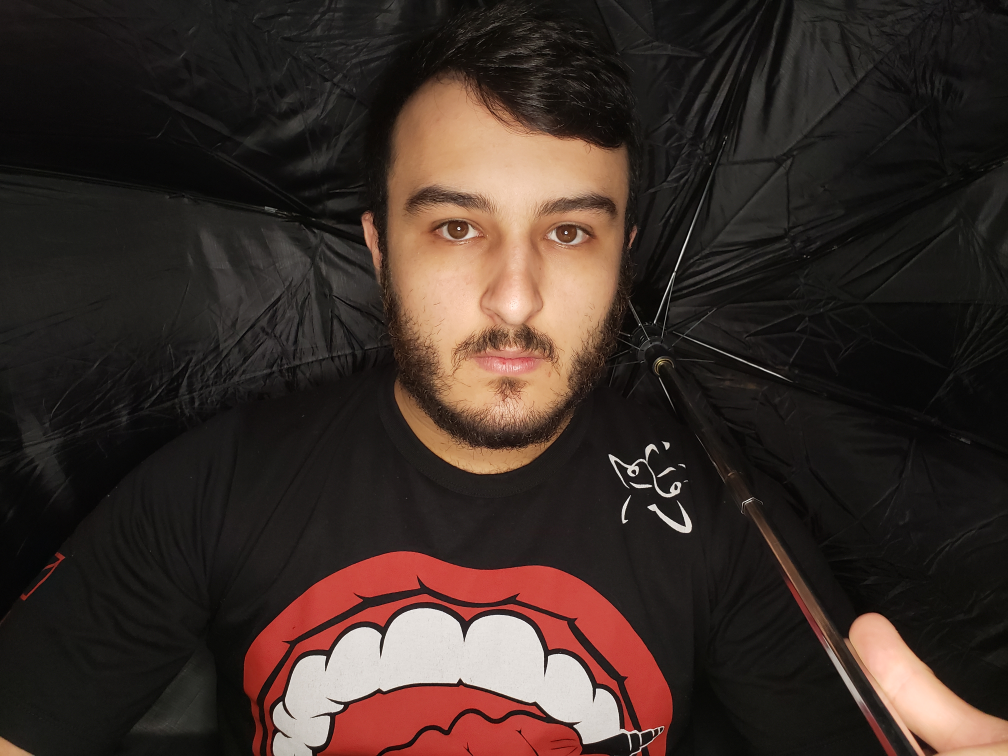
#> input picture data/in/fmbd40.jpg, 4032 x 3024 px (shown at 1/4 size)
$ python -i spoof_detect.py   (imports and definitions only)
#> lines starting #> are read from the running program, lines starting #| are printed output that depends on the picture; after the words box and inside, x2 and y2 are one past the last pixel; in counts of white or black regions, pixels touching at a corner belong together
import cv2
from matplotlib import cm, pyplot as plt


face_cascade = cv2.CascadeClassifier('src/assets/haarcascade_frontalface_default.xml')


def get_face(gray:cv2.Mat):
    """
    Aplica o classificador 'haarcascade_frontalface_default.xml' na imagem passada
    e retorna a face detectada com maior área total da imagem.

    ### Params
        gray : cv2.Mat
            Imagem openCV (cv2.Mat) de canal único

    ### Returns
        None | cv2.Mat
            A imagem recortada na região da face , se encontrada
    """
    max_area = 0
    x0 = y0 = w0 = h0 = 0

    for (x, y, w, h) in face_cascade.detectMultiScale(gray, 1.25, 4):
        area = w * h
        if area > max_area:
            max_area = area
            (x0, y0, w0, h0) = (x, y, w, h)

    if max_area == 0:
        return None
    # cv2.rectangle(gray, (x0, y0), (x0+w0, y0+h0), (0, 0, 255), 2)
    return gray[y0:y0 + h0, x0:x0 + w0]


# [29 lines left out: function save_fig, not called in this run]


def reflection_detect(img:cv2.Mat, threshold:int=222) -> 'tuple[int, tuple[cv2.Mat]]':
    """
    A partir da imagem recebida, executa a rotina de detecção de reflexão,
    passando pela detecção facial, suavização da imagem, e binarização de
    acordo com o valor limite passado.

    ### Params
        img : cv2.Mat
            Imagem openCV (cv2.Mat) de 3 canais
        ?threshold : int = 222
            Valor limite máximo de descarte

    ### Returns
        int
            Média dos pixels da imagem resultado
        tuple[cv2.Mat]
            4 imagens referentes aos diversos passos do processo:
                Imagem original;
                Imagem monocromática;
                Imagem recortada da face;
                Imagem binarizada
    """
    gray = cv2.cvtColor(img, cv2.COLOR_BGR2GRAY)
    face = get_face(gray)
    if face is None: face = gray
    blurred = cv2.GaussianBlur(face, (11, 11), 0)
    thresh = cv2.threshold(blurred, threshold, 255, cv2.THRESH_BINARY)[1]
    thresh = cv2.erode(thresh, None, iterations=8)
    thresh = cv2.dilate(thresh, None, iterations=8)
    return thresh.mean(), (img, gray, face, thresh)

>>> import cv2
>>> picture = cv2.imread('../../data/in/fmbd40.jpg')
#> picture is the input picture: shape (3024, 4032, 3); mean B, G, R 39.9, 45.4, 59
>>> result = reflection_detect(picture)
#> in reflection_detect, `gray = cv2.cvtColor(img, cv2.COLOR_BGR2GRAY)`:
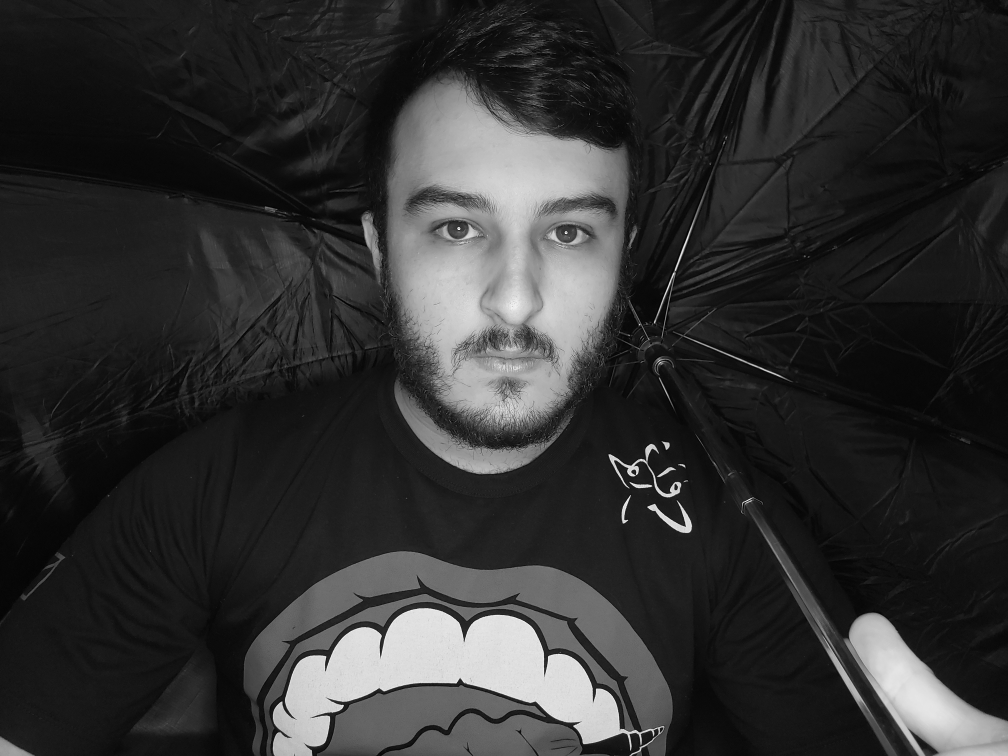
#> gray: shape (3024, 4032) (shown at 1/4 size); min 0, max 255, mean 48.8
#> the loop in get_face, `for (x, y, w, h) in face_cascade.detectMultiScale(gray, 1.25, 4):` made 1 pass
#> (x, y, w, h, area, max_area, x0, y0) on pass 1: (1432, 477, 1225, 1225, 1500625, 1500625, 1432, 477)
#> after the loop in get_face, `for (x, y, w, h) in face_cascade.detectMultiScale(gray, 1.25, 4):`: h0 = 1225; max_area = 1500625; w0 = 1225; x0 = 1432; y0 = 477
#> in get_face, `return gray[y0:y0 + h0, x0:x0 + w0]`:
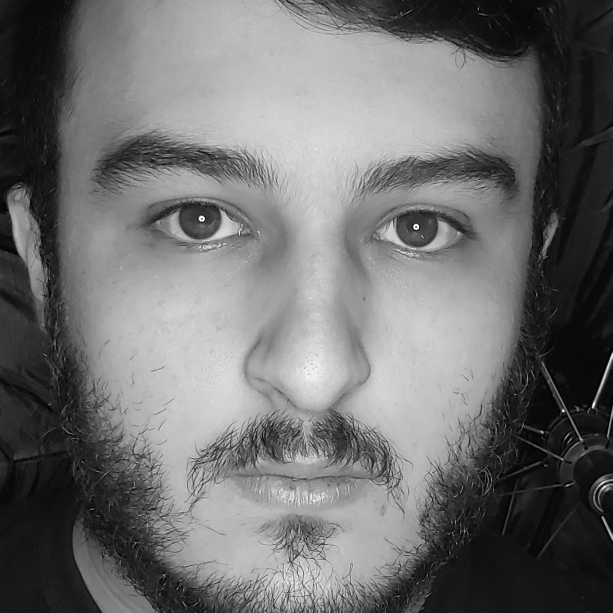
#> returned value: shape (1225, 1225) (shown at 1/2 size); min 0, max 255, mean 111.2
#> in reflection_detect, `thresh = cv2.threshold(blurred, threshold, 255, cv2.THRESH_BINARY)[1]`:
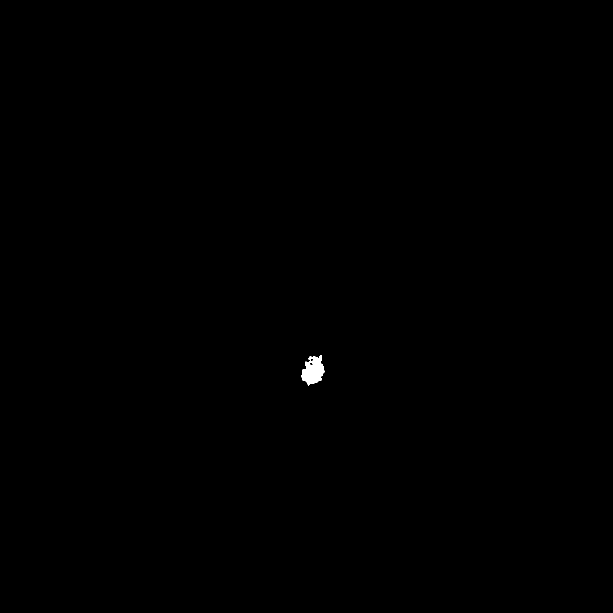
#> thresh: shape (1225, 1225) (shown at 1/2 size); 0.12% white; 1 white region, box (x1, y1, x2, y2) and area: (602, 710, 649, 771) 1800
#> in reflection_detect, `thresh = cv2.erode(thresh, None, iterations=8)`:
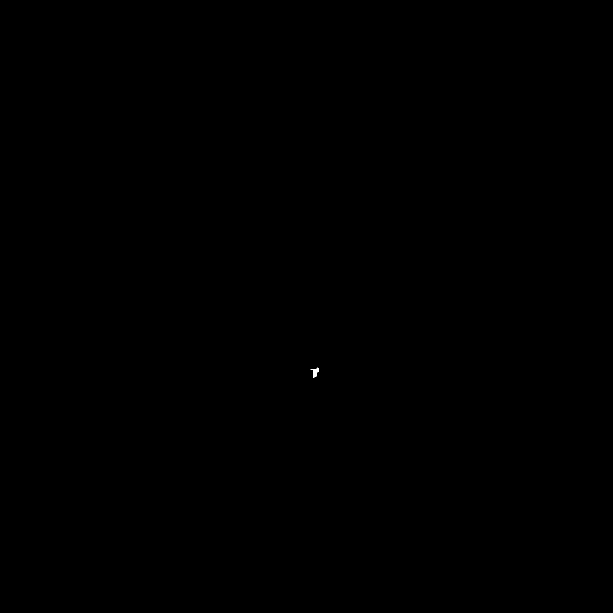
#> thresh: shape (1225, 1225) (shown at 1/2 size); 0.01% white; 1 white region, box (x1, y1, x2, y2) and area: (621, 735, 638, 756) 140
#> in reflection_detect, `thresh = cv2.dilate(thresh, None, iterations=8)`: thresh: shape (1225, 1225); 0.07% white; 1 white region, box (x1, y1, x2, y2) and area: (613, 727, 646, 764) 1004

$ run again, on data/in/fmbd60.jpg
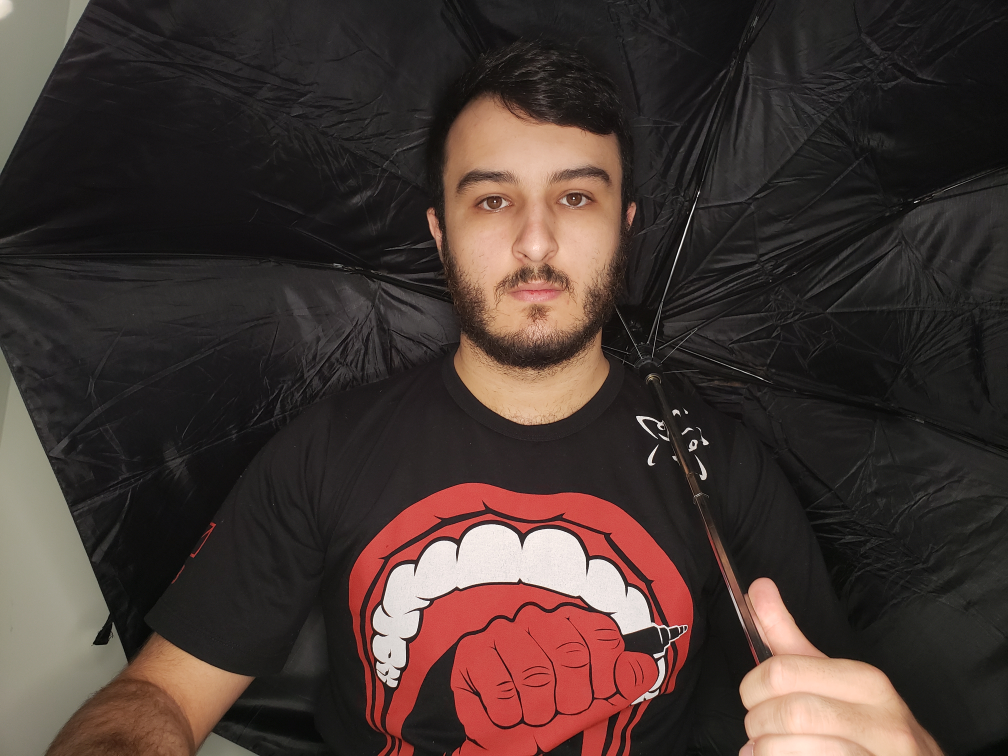
#> input picture data/in/fmbd60.jpg, 4032 x 3024 px (shown at 1/4 size)
#> picture is the input picture: shape (3024, 4032, 3); mean B, G, R 50, 54.3, 68.9
#> in reflection_detect, `gray = cv2.cvtColor(img, cv2.COLOR_BGR2GRAY)`:
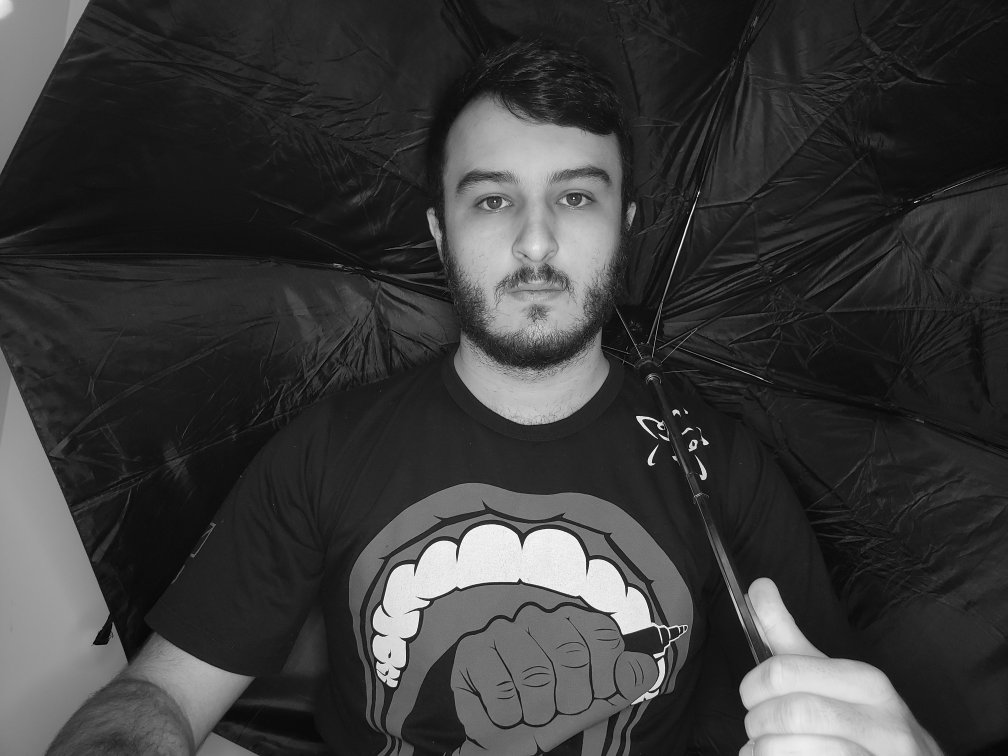
#> gray: shape (3024, 4032) (shown at 1/4 size); min 0, max 255, mean 58.2
#> the loop in get_face, `for (x, y, w, h) in face_cascade.detectMultiScale(gray, 1.25, 4):` made 1 pass
#> (x, y, w, h, area, max_area, x0, y0) on pass 1: (1670, 446, 928, 928, 861184, 861184, 1670, 446)
#> after the loop in get_face, `for (x, y, w, h) in face_cascade.detectMultiScale(gray, 1.25, 4):`: h0 = 928; max_area = 861184; w0 = 928; x0 = 1670; y0 = 446
#> in get_face, `return gray[y0:y0 + h0, x0:x0 + w0]`:
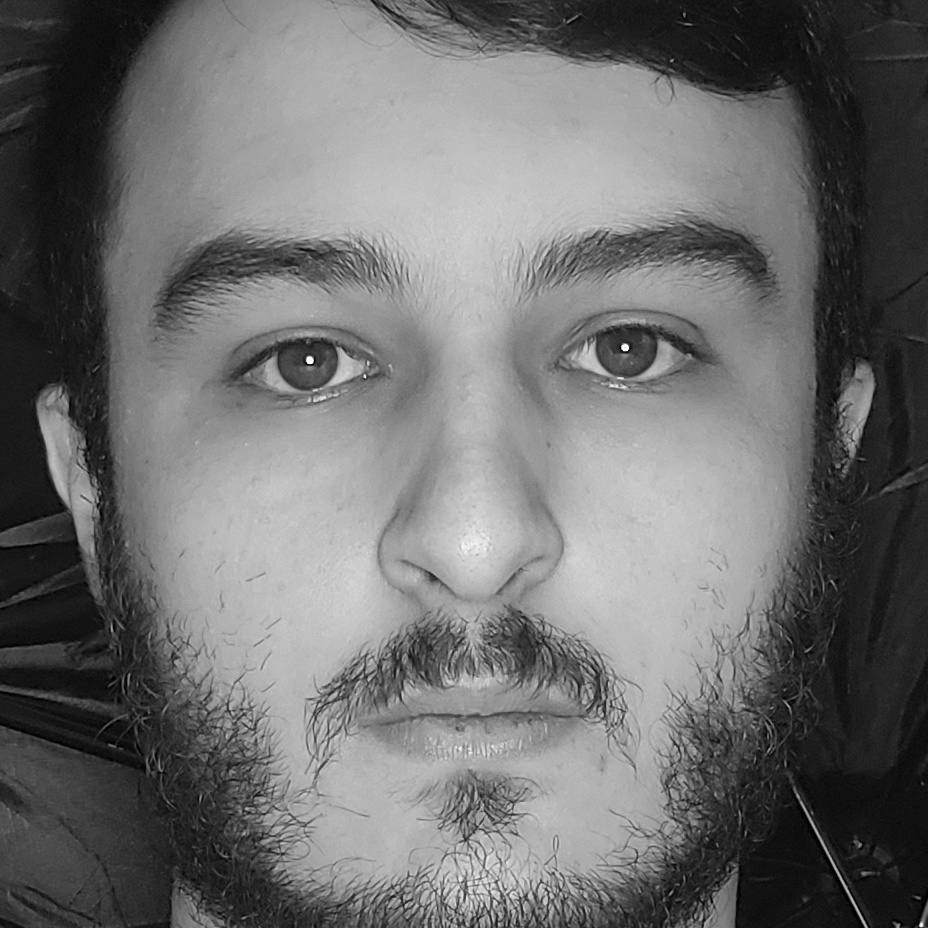
#> returned value: shape (928, 928); min 0, max 255, mean 110.3

$ run again, on data/in/fmbd80.jpg
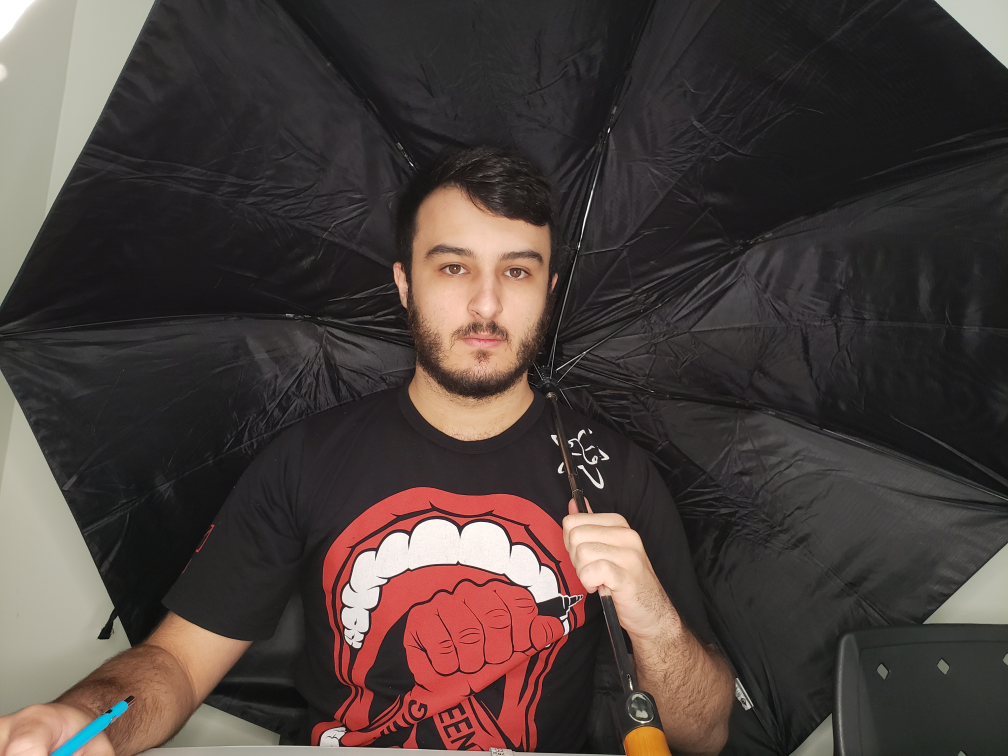
#> input picture data/in/fmbd80.jpg, 4032 x 3024 px (shown at 1/4 size)
#> picture is the input picture: shape (3024, 4032, 3); mean B, G, R 59.7, 63, 73.9
#> in reflection_detect, `gray = cv2.cvtColor(img, cv2.COLOR_BGR2GRAY)`:
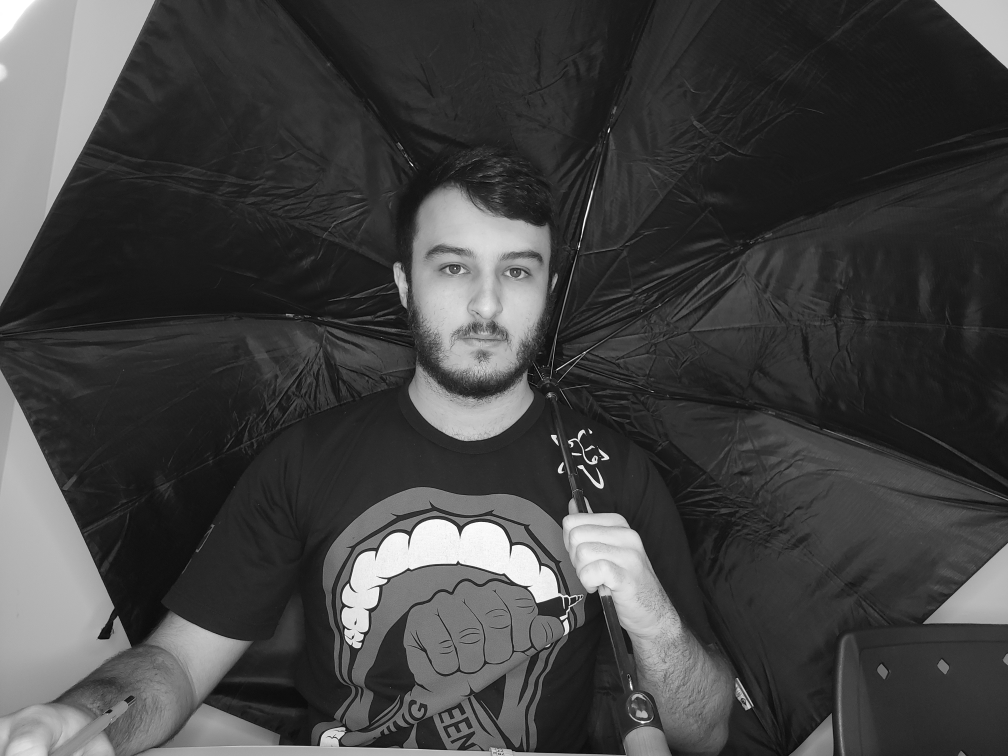
#> gray: shape (3024, 4032) (shown at 1/4 size); min 0, max 255, mean 65.9
#> the loop in get_face, `for (x, y, w, h) in face_cascade.detectMultiScale(gray, 1.25, 4):` made 1 pass
#> (x, y, w, h, area, max_area, x0, y0) on pass 1: (1580, 808, 707, 707, 499849, 499849, 1580, 808)
#> after the loop in get_face, `for (x, y, w, h) in face_cascade.detectMultiScale(gray, 1.25, 4):`: h0 = 707; max_area = 499849; w0 = 707; x0 = 1580; y0 = 808
#> in get_face, `return gray[y0:y0 + h0, x0:x0 + w0]`:
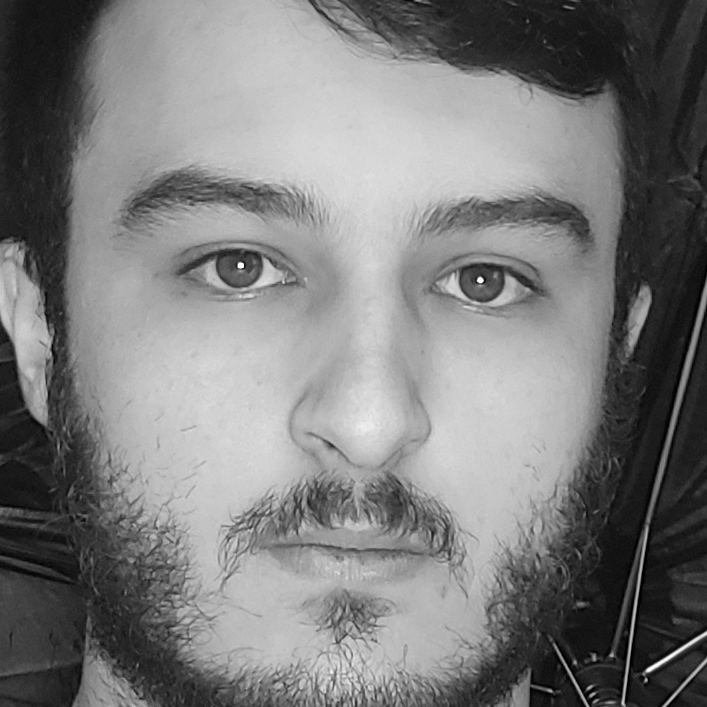
#> returned value: shape (707, 707); min 0, max 255, mean 124

$ run again, on data/in/fmbl40.jpg
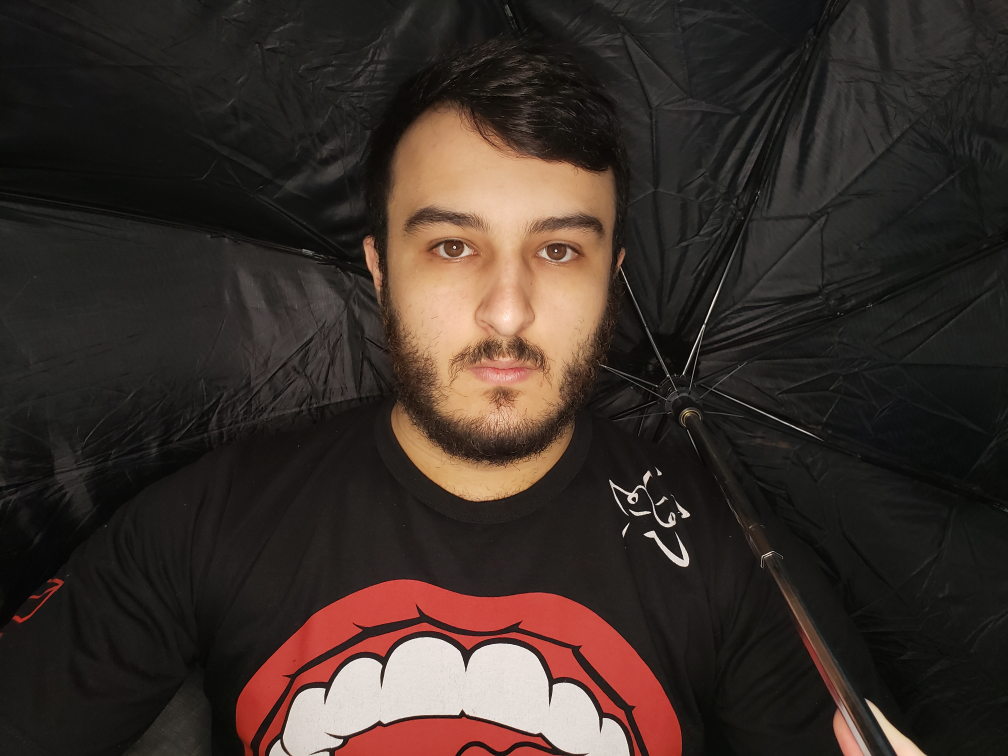
#> input picture data/in/fmbl40.jpg, 4032 x 3024 px (shown at 1/4 size)
#> picture is the input picture: shape (3024, 4032, 3); mean B, G, R 41, 46.5, 57.8
#> in reflection_detect, `gray = cv2.cvtColor(img, cv2.COLOR_BGR2GRAY)`:
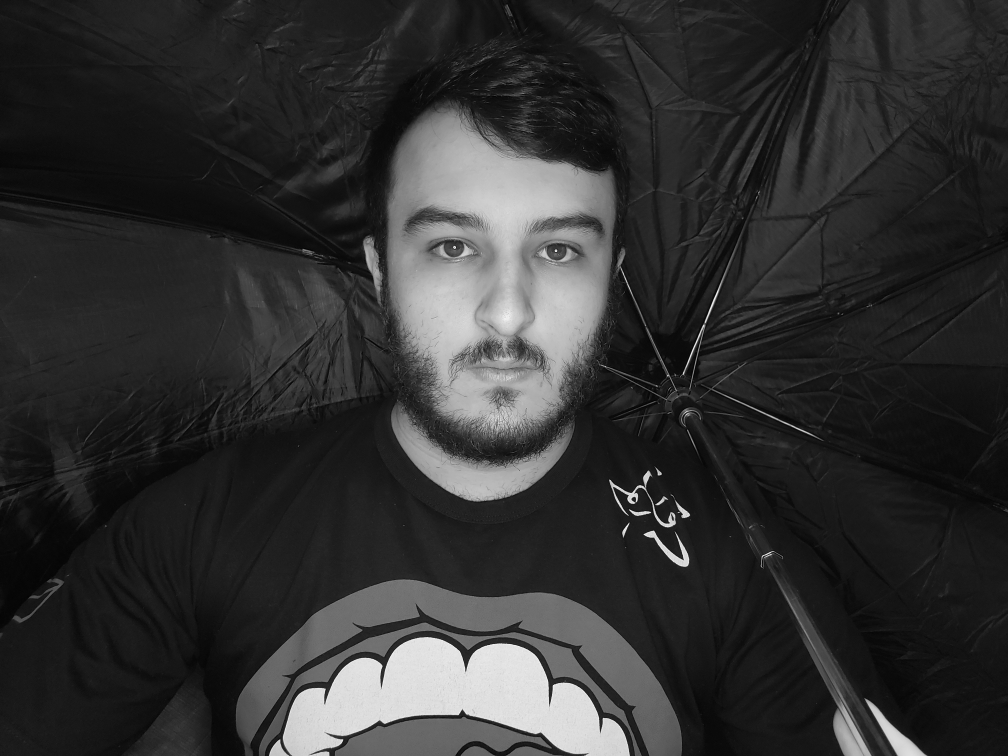
#> gray: shape (3024, 4032) (shown at 1/4 size); min 0, max 255, mean 49.2
#> the loop in get_face, `for (x, y, w, h) in face_cascade.detectMultiScale(gray, 1.25, 4):` made 1 pass
#> (x, y, w, h, area, max_area, x0, y0) on pass 1: (1421, 562, 1189, 1189, 1413721, 1413721, 1421, 562)
#> after the loop in get_face, `for (x, y, w, h) in face_cascade.detectMultiScale(gray, 1.25, 4):`: h0 = 1189; max_area = 1413721; w0 = 1189; x0 = 1421; y0 = 562
#> in get_face, `return gray[y0:y0 + h0, x0:x0 + w0]`:
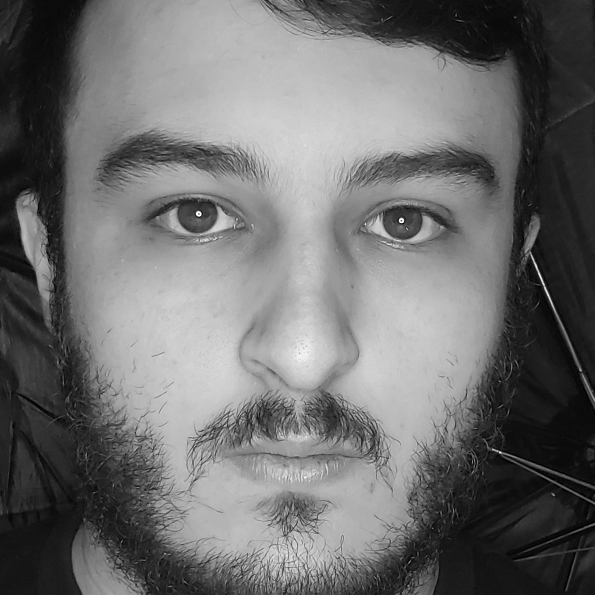
#> returned value: shape (1189, 1189) (shown at 1/2 size); min 0, max 255, mean 110.3
